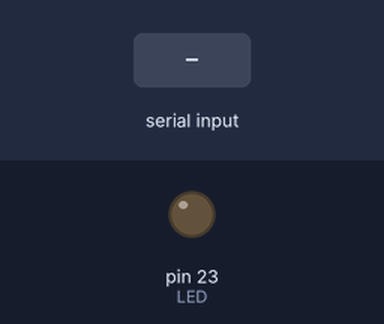
Bench run of a sketch on a simulated Arduino Mega 2560, built with avr-gcc and run on an emulated ATmega2560. On the bench: output pins drawn as LEDs (lit = HIGH). Inputs (shaded band) come from the test bench.

Above: at 1.2 s.
1.3 s: "a" received over the second serial link
At 1.8 s:
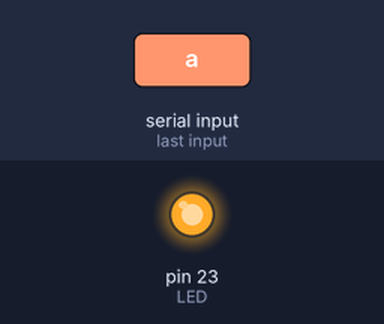
2.8 s: "b" received over the second serial link
At 4.2 s:
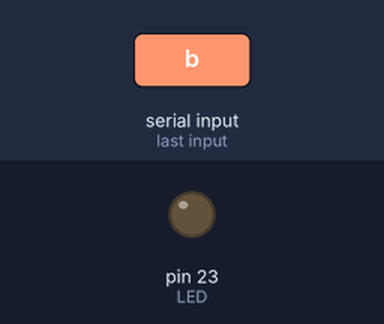
Timing chart, 0 to 5.8 s (numbered marks = the images above; inputs shaded):
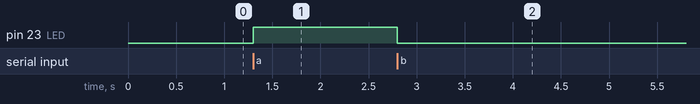

The sketch:

Pro18_BluetoothLedOnOff.ino
```cpp
#define LED 23

void setup() {
  pinMode(LED, OUTPUT);
  Serial1.begin(9600);
}

void loop() {
  if (Serial1.available()) {
    char c = Serial1.read();

    switch(c){
    case'a':
    digitalWrite(LED, HIGH);
    break;
    case'b':
    digitalWrite(LED,LOW);
    break;
    }
   }
 }
```

Measured:
- after the input at 1.3 s, pin 23 (LED): LOW → HIGH at once
- after the input at 2.8 s, pin 23 (LED): HIGH → LOW at once
